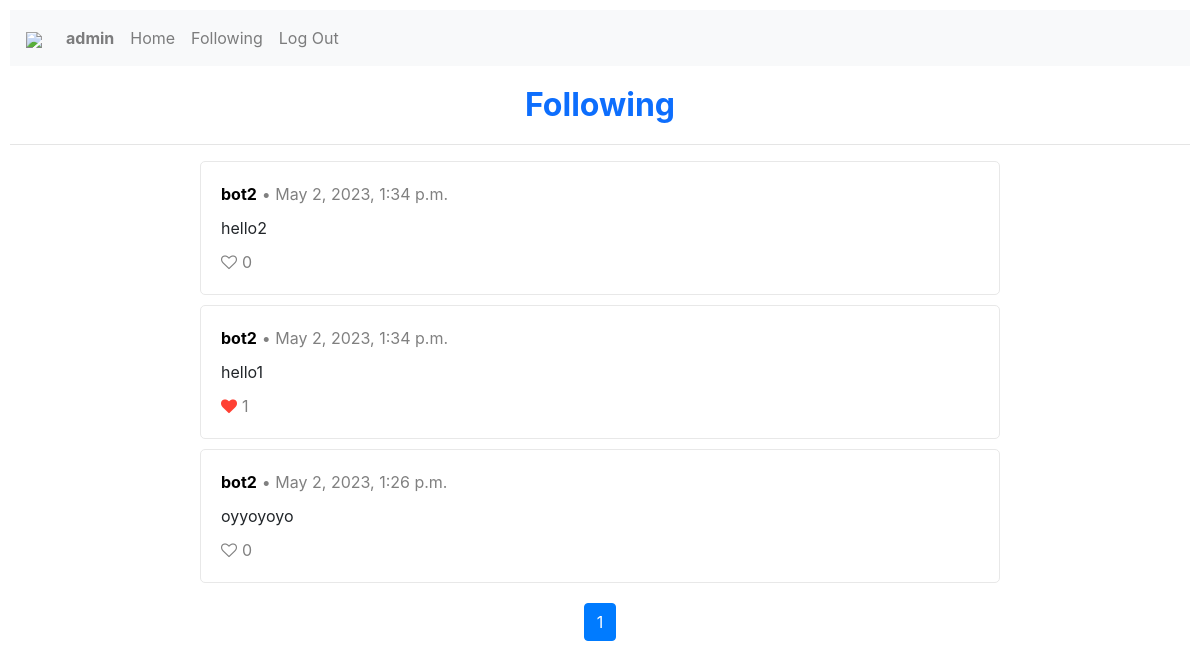
Page /follow (signed in) on the earlier database version.
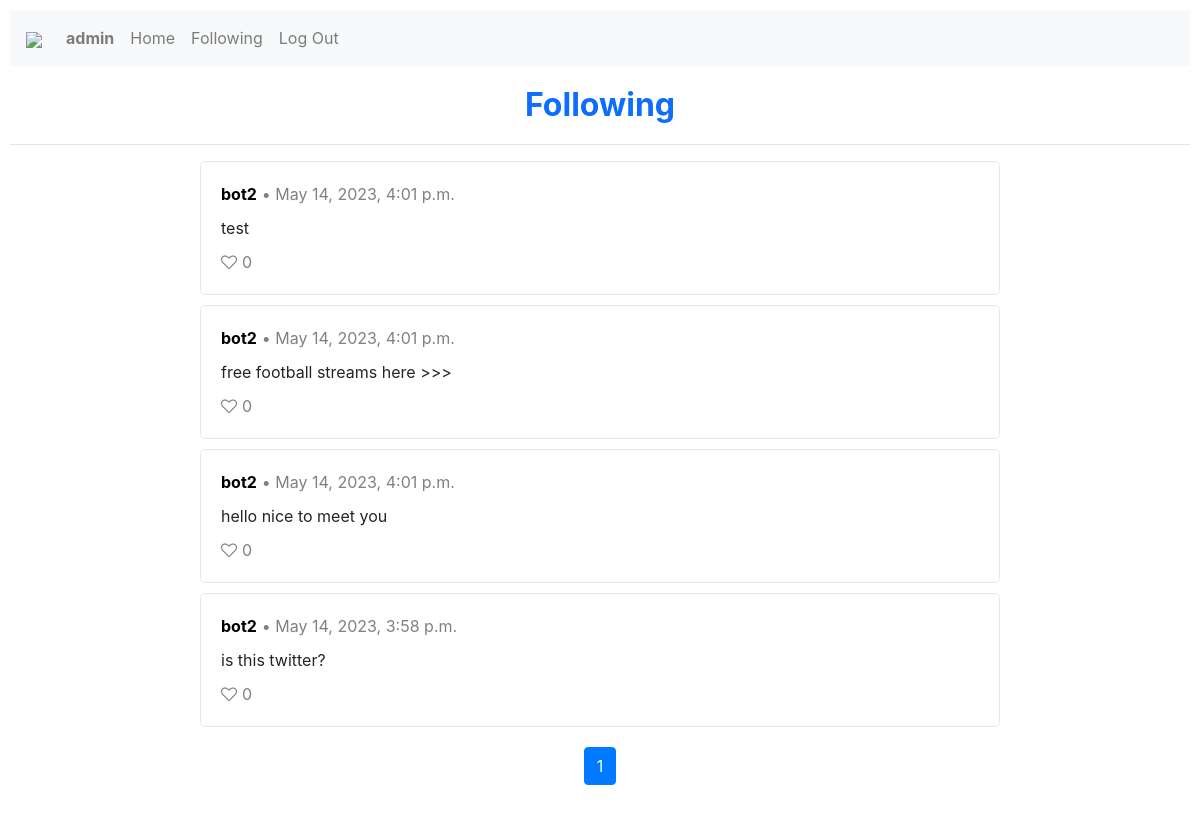
Same page on the later database version.
### network/models.py (models this page shows, shortened)
class Post(models.Model):
    user = models.ForeignKey(User, on_delete=models.CASCADE, blank=True, null=True, related_name="post_user")
    content = models.CharField(max_length=280)
    number_of_likes = models.IntegerField(default=0)
    time = models.DateTimeField(auto_now_add=True)

class User(AbstractUser):
    pass

### network/views.py (the view)
# urls.py: path("follow", views.follow, name="follow"),
@login_required(login_url="login")
def follow(request):
    if request.method == "POST":
        profile_id = request.POST["profile_id"]
        follow_action = request.POST["follow_action"]
        if follow_action not in ["follow", "unfollow"]:
            return render(request, "auctions/error.html", {
            "message": "Bad request",
            "code": "400"
            })
        if follow_action == "follow":
            new_follow = Follow(
                user = User.objects.get(id=request.user.id),
                following = User.objects.get(id=profile_id)
            )
            new_follow.save()
            return redirect(profile, profile_id=profile_id)
        if follow_action == "unfollow":
            user_id = request.user.id
            filter = {"user": user_id, "following": profile_id}
            Follow.objects.filter(**filter).delete()
            return redirect(profile, profile_id=profile_id)
    else:
        user = None
        liked_post_ids=[]
        if request.user.id is not None:
            user = User.objects.get(id=request.user.id)
            liked_post_ids = get_liked_posts(request)
        following = Follow.objects.filter(user=request.user.id).order_by("-time")
        follow_list = []
        for follow in following:
            follow_list.append(follow.following.id)
        following_posts = Post.objects.filter(user__in=follow_list).order_by("-time")
        number_of_posts = len(following_posts)
        page_obj = get_page_objects(request, following_posts)
        return render(request, "network/following.html", {
            "user": user,
            "liked_post_ids": liked_post_ids,
            "page_obj": page_obj,
            "number_of_posts": number_of_posts
        })

### network/utils.py (called while the page is built)
def get_page_objects(request, posts):
    paginator = Paginator(posts, 10)
    page_number = request.GET.get("page")
    page_obj = paginator.get_page(page_number)
    return page_obj

def get_liked_posts(request):
    likes = None
    liked_post_ids = []
    user = User.objects.get(id=request.user.id)
    likes = Like.objects.filter(user=user)
    for like in likes:
        liked_post_ids.append(like.post.id)
    return liked_post_ids

### network/templates/network/following.html
{% extends "network/layout.html" %}
{% block body %}
    <h2>Following</h2>
    <hr>
    {% include "network/posts.html" %}
{% endblock %}

### network/templates/network/posts.html (shortened to what this page needs)
{% load static %}
{% if number_of_posts > 0 %}
    {% for post in page_obj %}
        <div class="post-panel">
            <div class="post-header">
                <div>
                    <a class="username" href="{% url 'profile' profile_id=post.user.id %}"><strong>{{ post.user }}</strong></a>
                </div>
                <div class="post-time">
                    &bull; {{ post.time }}
                </div>
            </div>
            <div class="post-content-saved" id="content-div-{{ post.id }}-saved">
                {{ post.content }}
            </div>
            <div class="likes-container" id="likes-div-{{ post.id }}">
                {% if user.is_authenticated and post.id not in liked_post_ids %}
                    <div id="like-div-{{ post.id }}">
                        <button class="remove-style" id="like-btn-{{ post.id }}">
                            <i class="fa fa-heart-o heart-unliked"></i>
                        </button>
                    </div>
                {% elif user.is_authenticated and post.id in liked_post_ids %}
                    <div id="unlike-div-{{ post.id }}">
                        <button class="remove-style" id="unlike-btn-{{ post.id }}">
                            <i class="fa fa-heart heart-liked"></i>
                        </button>
                    </div>
                {% else %}
                    <div id="inactive-like-div-{{ post.id }}">
                        <button class="remove-style" id="inactive-like-btn-{{ post.id }}">
                            <i class="fa fa-heart-o heart-inactive"></i>
                        </button>
                    </div>
                {% endif %}
                <span class="likes-count" id="likes-count-{{ post.id }}">{{ post.number_of_likes }}</span>
            </div>
        </div>
    {% endfor %}
{% else %}
    No active posts
{% endif %}
<div class="pagination page-navigation">
    <li class="page-item active"><a class="page-link" href="?page={{ page_obj.number }}">{{ page_obj.number }}</a></li>
</div>

Differences in the rows shown:
removed Post: user "bot2", time "May 2, 2023, 1:34 p.m.", content "hello2", number_of_likes "0"
removed Post: user "bot2", time "May 2, 2023, 1:34 p.m.", content "hello1", number_of_likes "1"
removed Post: user "bot2", time "May 2, 2023, 1:26 p.m.", content "oyyoyoyo", number_of_likes "0"
added Post: user "bot2", time "May 14, 2023, 4:01 p.m.", content "test", number_of_likes "0"
added Post: user "bot2", time "May 14, 2023, 4:01 p.m.", content "free football streams here >>>", number_of_likes "0"
added Post: user "bot2", time "May 14, 2023, 4:01 p.m.", content "hello nice to meet you", number_of_likes "0"
added Post: user "bot2", time "May 14, 2023, 3:58 p.m.", content "is this twitter?", number_of_likes "0"
